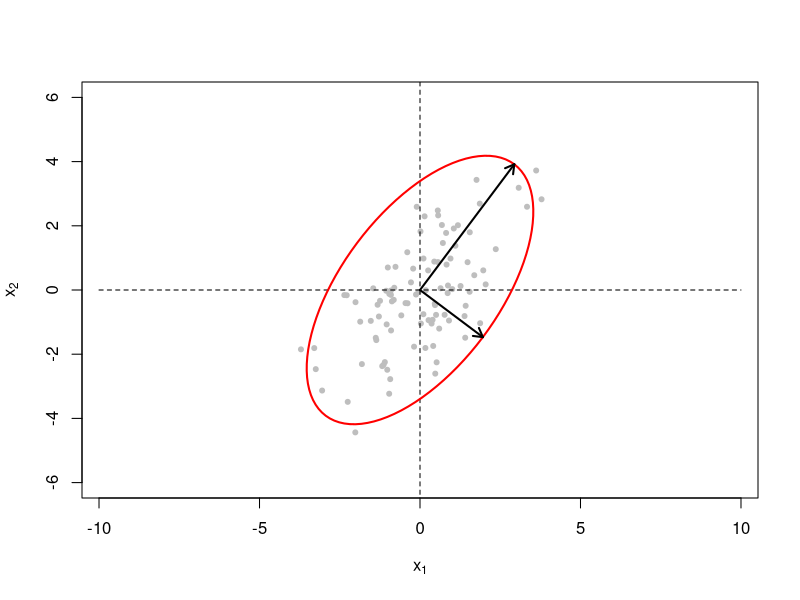
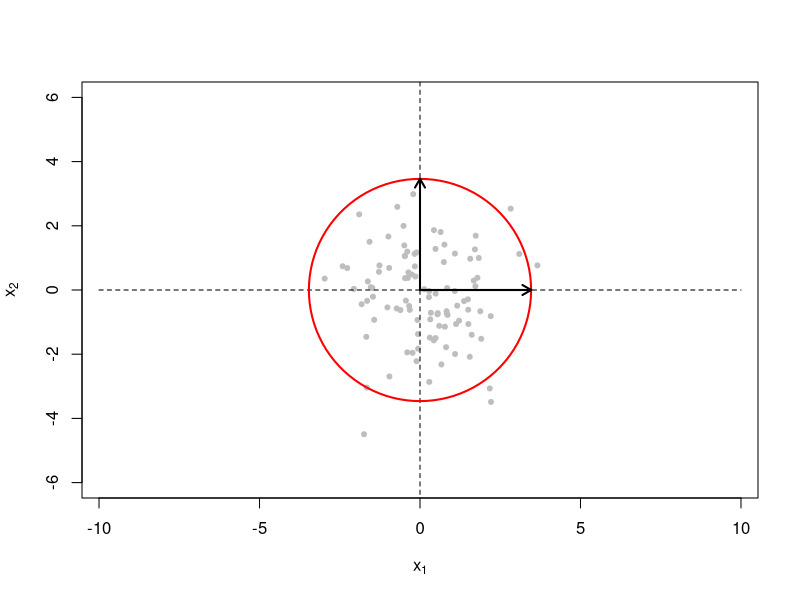
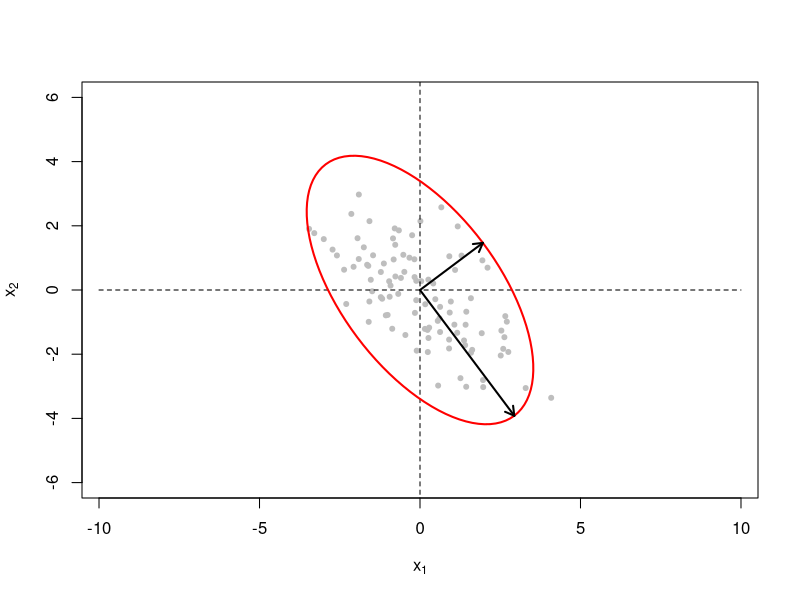

Reproduce these figures in R, in order.
####
#### Geometric representation of a sample.
####

##
## Example. 
##

X <- matrix(c(4, -1, 3, 1, 3, 5), nrow = 3)

## Row and column vectors.
x_1 <- X[1, , drop = TRUE]
x_2 <- X[2, , drop = TRUE]
x_3 <- X[3, , drop = TRUE]

y_1 <- X[, 1, drop = TRUE]
y_2 <- X[, 2, drop = TRUE]
x_bar_1 <- mean(y_1)
x_bar_2 <- mean(y_2)

## Deviation vectors.
one <- rep(1, 3)

d_1 <- y_1 - x_bar_1 * one
d_2 <- y_2 - x_bar_2 * one

all(y_1 == x_bar_1 * one + d_1)
all(y_2 == x_bar_2 * one + d_2)

x_bar_1 * t(one) %*% d_1
x_bar_2 * t(one) %*% d_2

## Covariance and correlation matrices.
s_11 <- t(d_1) %*% d_1 / 3
s_22 <- t(d_2) %*% d_2 / 3
s_12 <- t(d_1) %*% d_2 / 3

S_n <- matrix(c(s_11, s_12, s_12, s_22), nrow = 2)
var(X) * 2 / 3

r_12 <- s_12 / (sqrt(s_11) * sqrt(s_22))
R <- matrix(c(1, r_12, r_12, 1), nrow = 2)
cor(X)

##
## Example for illustrating generalized variance.
##

## Generate three covariance matrices with differing correlation structures but equal 
## generalized variances.
e_1 <- cbind(c(1 / sqrt(2), 1 / sqrt(2)), c(1 / sqrt(2), -1 / sqrt(2)))
e_2 <- cbind(c(1, 0), c(0, 1))
e_3 <- cbind(c(1 / sqrt(2), -1 / sqrt(2)), c(1 / sqrt(2), 1 / sqrt(2)))

lambda_1 <- c(4, 1)
lambda_2 <- c(2, 2)
lambda_3 <- c(4, 1)

S_1 <- lambda_1[1] * e_1[, 1] %*% t(e_1[, 1]) + lambda_1[2] * e_1[, 2] %*% t(e_1[, 2])
S_2 <- lambda_2[1] * e_2[, 1] %*% t(e_2[, 1]) + lambda_2[2] * e_2[, 2] %*% t(e_2[, 2])
S_3 <- lambda_3[1] * e_3[, 1] %*% t(e_3[, 1]) + lambda_3[2] * e_3[, 2] %*% t(e_3[, 2])

det(S_1)
det(S_2)
det(S_3)

## Since the variables both have mean vector (0, 0)', the cosine of the angle between 
## them is equal to the correlation coefficient.
rho_1 <- S_1[1, 2] / (sqrt(S_1[1, 1]) * sqrt(S_1[2, 2]))
rho_2 <- S_2[1, 2] / (sqrt(S_2[1, 1]) * sqrt(S_2[2, 2]))
rho_3 <- S_3[1, 2] / (sqrt(S_3[1, 1]) * sqrt(S_3[2, 2]))

theta_1 <- acos(rho_1)
theta_2 <- acos(rho_2)
theta_3 <- acos(rho_3)

## Generate some data using these covariances. Here, I'll use the multivariate normal 
## distribution. We'll learn more about it soon.
library(mvtnorm)
library(plotrix)

set.seed(101)

n <- 100
Y_1 <- rmvnorm(n, mean = c(0, 0), sigma = S_1)
Y_2 <- rmvnorm(n, mean = c(0, 0), sigma = S_2)
Y_3 <- rmvnorm(n, mean = c(0, 0), sigma = S_3)

## Make a picture. In p = 2 dimensions, defining c^2 as the qth percentile of the chi
## square distribution with p degrees of freedom will capture approximately q% of the 
## observations (we'll see why soon). We can draw the corresponding ellipse as having 
## axes parallel to the eigenvalues.
c2 <- qchisq(0.95, 2)
kappa <- 0.99

arrow_coord_1_1 <- c(rho_1 * sqrt(c2 * lambda_1[1]), 
  sin(theta_1) * sqrt(c2 * lambda_1[1]))
arrow_coord_1_1 <- c(arrow_coord_1_1 * kappa, arrow_coord_1_1)
arrow_coord_1_2 <- c(sin(theta_1) * sqrt(c2 * lambda_1[2]), 
  rho_1 * sqrt(c2 * lambda_1[2]))
arrow_coord_1_2 <- c(arrow_coord_1_2 * kappa, arrow_coord_1_2)

pdf("figures/gen_var_ex_1.pdf")
plot(Y_1, xlim = c(-6, 6), ylim = c(-6, 6), xlab = expression(x[1]), 
  ylab = expression(x[2]), pch = 20, col = "grey", asp = 1)
lines(c(-10, 10), c(0, 0), lty = 2)
lines(c(0, 0), c(-10, 10), lty = 2)
draw.ellipse(0, 0, sqrt(c2 * lambda_1[1]), sqrt(c2 * lambda_1[2]), 
  angle = theta_1 * 57.2957795, deg = TRUE, border = "red", lwd = 2)
draw.radial.line(0, sqrt(c2 * lambda_1[1]), angle = theta_1, lwd = 2)
draw.radial.line(0, sqrt(c2 * lambda_1[2]), angle = theta_1 - pi / 2, lwd = 2)
arrows(arrow_coord_1_1[1], arrow_coord_1_1[2], arrow_coord_1_1[3], arrow_coord_1_1[4], 
  length = 0.1, lwd = 2)
arrows(arrow_coord_1_2[1], -arrow_coord_1_2[2], arrow_coord_1_2[3], -arrow_coord_1_2[4], 
  length = 0.1, lwd = 2)
dev.off()

arrow_coord_2_1 <- c(rho_2 * sqrt(c2 * lambda_2[1]), 
  sin(theta_2) * sqrt(c2 * lambda_2[1]))
arrow_coord_2_1 <- c(arrow_coord_2_1 * kappa, arrow_coord_2_1)
arrow_coord_2_2 <- c(sin(theta_2) * sqrt(c2 * lambda_2[2]), 
  rho_2 * sqrt(c2 * lambda_2[2]))
arrow_coord_2_2 <- c(arrow_coord_2_2 * kappa, arrow_coord_2_2)

pdf("figures/gen_var_ex_2.pdf")
plot(Y_2, xlim = c(-6, 6), ylim = c(-6, 6), xlab = expression(x[1]), 
  ylab = expression(x[2]), pch = 20, col = "grey", asp = 1)
lines(c(-10, 10), c(0, 0), lty = 2)
lines(c(0, 0), c(-10, 10), lty = 2)
draw.ellipse(0, 0, sqrt(c2 * lambda_2[1]), sqrt(c2 * lambda_2[2]), 
  angle = theta_2 * 57.2957795, deg = TRUE, border = "red", lwd = 2)
draw.radial.line(0, sqrt(c2 * lambda_2[1]), angle = theta_2, lwd = 2)
draw.radial.line(0, sqrt(c2 * lambda_2[2]), angle = theta_2 - pi / 2, lwd = 2)
arrows(arrow_coord_2_1[1], arrow_coord_2_1[2], arrow_coord_2_1[3], arrow_coord_2_1[4], 
  length = 0.1, lwd = 2)
arrows(arrow_coord_2_2[1], -arrow_coord_2_2[2], arrow_coord_2_2[3], -arrow_coord_2_2[4], 
  length = 0.1, lwd = 2)
dev.off()

arrow_coord_3_1 <- c(rho_3 * sqrt(c2 * lambda_3[1]), 
  sin(theta_3) * sqrt(c2 * lambda_3[1]))
arrow_coord_3_1 <- c(arrow_coord_3_1 * kappa, arrow_coord_3_1)
arrow_coord_3_2 <- c(sin(theta_3) * sqrt(c2 * lambda_3[2]), 
  rho_3 * sqrt(c2 * lambda_3[2]))
arrow_coord_3_2 <- c(arrow_coord_3_2 * kappa, arrow_coord_3_2)

pdf("figures/gen_var_ex_3.pdf")
plot(Y_3, xlim = c(-6, 6), ylim = c(-6, 6), xlab = expression(x[1]), 
  ylab = expression(x[2]), pch = 20, col = "grey", asp = 1)
lines(c(-10, 10), c(0, 0), lty = 2)
lines(c(0, 0), c(-10, 10), lty = 2)
draw.ellipse(0, 0, sqrt(c2 * lambda_3[1]), sqrt(c2 * lambda_3[2]), 
  angle = theta_3 * 57.2957795, deg = TRUE, border = "red", lwd = 2)
draw.radial.line(0, sqrt(c2 * lambda_3[1]), angle = theta_3 - pi, lwd = 2)
draw.radial.line(0, sqrt(c2 * lambda_3[2]), angle = theta_3 - pi / 2, lwd = 2)
arrows(-arrow_coord_3_1[1], -arrow_coord_3_1[2], -arrow_coord_3_1[3], -arrow_coord_3_1[4], 
  length = 0.1, lwd = 2)
arrows(arrow_coord_3_2[1], -arrow_coord_3_2[2], arrow_coord_3_2[3], -arrow_coord_3_2[4], 
  length = 0.1, lwd = 2)
dev.off()

##
## Generalized variance = 0 example. A an example with n = 4 and p = 3. The sum of the 
## three variables equals one for each individual.
##

X <- rbind(c(0.25, 0.25, 0.50), c(0.15, 0.65, 0.20), c(0.4, 0.3, 0.3), 
  c(0.7, 0.05, 0.25))

x_bar <- colMeans(X)
D <- X - outer(rep(1, 4), x_bar)

Sigma <- (1 / 3) * t(D) %*% D

## The third eigenvalue is zero, and its eigengene is a weighted sum of the three 
## variables. Since eigenvectors can be arbitrarily scaled, this pattern is consistent 
## with what we know about these data: the sum of the three variables equals one.
eigen(Sigma)

####
#### Sample statistics as matrix operations.
####

##
## Some example data.
##

set.seed(101)

X <- matrix(rnorm(15), nrow = 5)
n <- 5

##
## Sample mean, variance, and correlation.
##

one <- rep(1, n)
Id <- diag(n)

## Mean vector.
colMeans(X)
x_bar <- t(X) %*% one / n

## Covariance matrix.
var(X)
S <- t(X) %*% (Id - one %*% t(one) / n) %*% X / (n - 1)

## Correlation matrix.
D_inv <- diag(1 / sqrt(diag(S)))

cor(X)
R <- D_inv %*% S %*% D_inv
solve(D_inv) %*% R %*% solve(D_inv)

##
## Linear combinations.
##

## Vectors for two linear combinations.
u <- c(1, 0, -1)
v <- c(1, 2, 3)

lc_u <- X %*% u
lc_v <- X %*% v

## Sample mean.
mean(lc_u)
x_bar_u <- u %*% x_bar

## Sample variance.
var(lc_u)
s_u <- t(u) %*% S %*% u
s_v <- t(v) %*% S %*% v

## Sample covariance.
cov(lc_u, lc_v)
cov_uv <- t(u) %*% S %*% v

## Sample correlation.
cor(lc_u, lc_v)
cor_uv <- t(u) %*% S %*% v / sqrt(s_u * s_v)